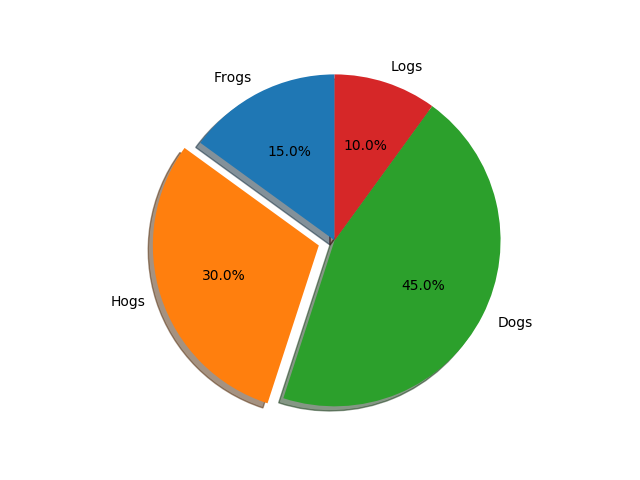

Source code (Python):
#!/usr/bin/env python
# -*- coding: utf-8 -*-

__author__ = 'qiudebo'

import matplotlib.pyplot as plt

if __name__ == '__main__':
    labels = 'Frogs', 'Hogs', 'Dogs', 'Logs'
    sizes = [15, 30, 45, 10]
    explode = (0, 0.1, 0, 0)
    fig1,ax1 = plt.subplots()
    # 设置阴影 弧度
    ax1.pie(sizes, explode=explode, labels=labels, autopct='%1.1f%%',shadow=True,startangle=90)
    ax1.axis('equal')
    plt.savefig("test_piechart.png")
    plt.show()